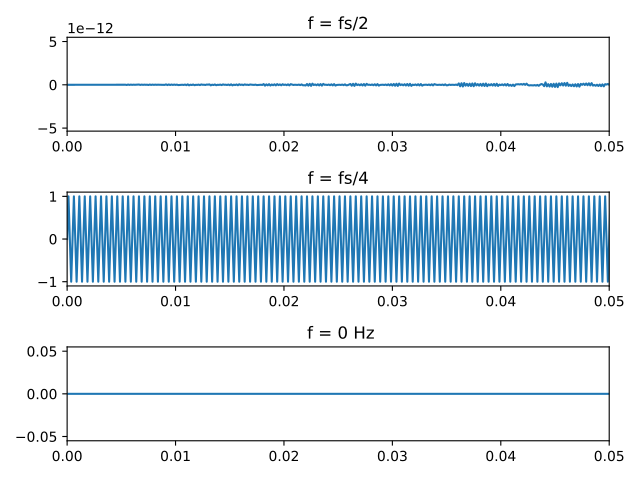

Write the Python code that produced this figure.
import numpy as np
import matplotlib.pyplot as plt 
from matplotlib.colors import ListedColormap
import scipy
import sounddevice
n=3
fig, axs = plt.subplots(n)


t=np.arange(0,1,step=1/8000)
f1=8000/2
f2=8000/4
f3=0

semnal1= np.sin(2*np.pi*f1*t)
semnal2= np.sin(2*np.pi*f2*t)
semnal3= np.sin(2*np.pi*f3*t)


axs[0].plot(t,semnal1)
axs[0].set_title('f = fs/2')

axs[1].plot(t,semnal2)
axs[1].set_title('f = fs/4')


axs[2].plot(t,semnal3)
axs[2].set_title(' f = 0 Hz')



for ax in axs.flat:
    ax.set_xlim([0,0.05])
plt.tight_layout()
plt.savefig('6.pdf')
plt.show()
plt.close(fig)
